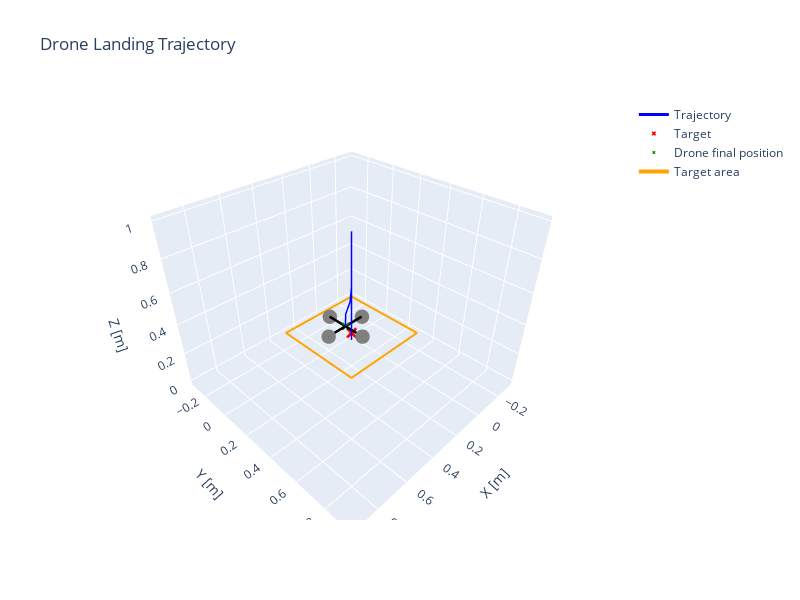

The notebook cell saved with this chart:
### Markdown cell above
# 2. Drone control in ideal case

Let's start to design of our controller in an ideal case, i.e. when the controller is having perfect information from the environment, perfect camera reading and perfect communication.

## The basics : PID control

We will control our drone based on the relative position to the target, which is :
$$
(x_{drone}-x_{target},y_{drone}-y_{target},z_{drone}-z_{target},\theta_{drone}-\theta_{target})
$$

all expressed in meter.

All dimensions : x, y, z and theta can be treated with a dedicated PID of the form :

$$
u(t) = K_p \, e(t) + K_i \int_0^t e(\tau) \, d\tau + K_d \frac{de}{dt},

where:
- u(t) is the command in cm in a direction,
- $K_p$ is the proportional gain,
- $K_i$ is the integral gain,
- $K_d$ is the derivative gain,
- e(t) is the error between the target and the drone.
$$

For sake of simplicity and visual behavior, z-axis will be treated with a **constant descent speed which prevents the drone from oscillating because of a non-constant z speed. 

## Drone model
### Linear model

Parrot Drone has position-control or stick-control modes. Position control ensures the drone reaches the correct position, but at a cost of non-constant speed, at the opposite, stick is giving a constant speed to the motors, resulting in smooth movement, which is though more subject to environmental forces such as wind.

Mathematically, a stick-control drone can be seen as "pure-integrator", it integrates the commands to give drone's position :

$$
x(t) = \int_0^t u(\tau) d\tau 
$$

The reality is a bit more complex but this will be enough to grasp the following examples.

### Landing phase

Parrot Drones can't be landed using z-speed only, it has to be put to LANDING-MODE, resulting in a direct descent to the ground, without $x/y/\theta$ control. This LANDING mode is activated in the simulation when the drone is below 40cm. 
Moreover, this landing phase in not always precise due to the fact that air from drone's rotors is pushed back to the drone itself when approaching the ground resulting in wobbles. This is simulated by adding a random normal noise to the speed vector during the landing phase :

$$
\tilde{u(k)} = u(k) + \epsilon,~\epsilon\sim \mathcal{N}(0, \sigma^2)
$$

We set $\sigma =0.1$ meaning the drone can suffer from non-negligible variations during this phase. 

## First example

PID will take the shortest x/y path and generate straight lines in absence of yaw errors, z speed is set to constant -0.2m/s. The effect of the LANDING-MODE activated at 40cm above the ground shows the difficulty to perfectly reach the center at the right time.
In this example, only $K_p$ coefficients are non zero:

### Code cell
from DroneEnv import DroneLandingEnv
from PIDCon import PIDController
from PID_run import run_pid_simulation

sim_dt = 0.1         # simulation step (10 Hz)
env = DroneLandingEnv(render_mode=None, dt=sim_dt)
controller_dt = 0.1  # controller step (1 Hz)

pid = PIDController(Kp=[2.0,2.0,2.0, 0.0], 
                    Ki=[0.0,0.0,0.0,0.0], 
                    Kd=[0.0,0.0,0.0,0.0], 
                    dt=controller_dt, 
                    integral_limit=0.5, 
                    z_fixed_speed= -0.2)

states, target = run_pid_simulation(
        env = env,
        pid = pid,
        init_mode='fixed',
        plot=True)

### Figure 1 — Plotly figure (JSON) as saved in the notebook; plotly's stock layout.template omitted (floating-point values rounded to 4 significant figures)
{"data": [{"line": {"color": "blue", "width": 3}, "mode": "lines", "name": "Trajectory", "x": [0.9295, 0.859, 0.7885, 0.7181, 0.6477, 0.5774, 0.5072, 0.4372, 0.3674, 0.2979, 0.2291, 0.1616, 0.09679, 0.03969, 0.005081, 1.306e-05, 2.23e-13, 0.0, 0.01097, 0.02617, 0.022], "y": [0.9295, 0.859, 0.7885, 0.7181, 0.6477, 0.5774, 0.5072, 0.4372, 0.3674, 0.2979, 0.2291, 0.1616, 0.09679, 0.03969, 0.005081, 1.306e-05, 2.23e-13, 0.0, -0.001525, -0.02617, -0.03275], "z": [0.9929, 0.9854, 0.9772, 0.9682, 0.9584, 0.9476, 0.9354, 0.9216, 0.9056, 0.8867, 0.8636, 0.8342, 0.7941, 0.7351, 0.6479, 0.5481, 0.4481, 0.3481, 0.2481, 0.1481, 0.04813], "type": "scatter3d"}, {"marker": {"color": "red", "size": 4, "symbol": "x"}, "mode": "markers", "name": "Target", "x": [0.0], "y": [0.0], "z": [0.0], "type": "scatter3d"}, {"marker": {"color": "green", "size": 3, "symbol": "x"}, "mode": "markers", "name": "Drone final position", "x": [0.022], "y": [-0.03275], "z": [0.04813], "type": "scatter3d"}, {"line": {"color": "black", "width": 5}, "mode": "lines", "showlegend": false, "x": [-0.128, 0.172], "y": [-0.03275, -0.03275], "z": [0.04813, 0.04813], "type": "scatter3d"}, {"line": {"color": "black", "width": 5}, "mode": "lines", "showlegend": false, "x": [0.022, 0.022], "y": [-0.1827, 0.1173], "z": [0.04813, 0.04813], "type": "scatter3d"}, {"marker": {"color": "gray", "size": 5, "symbol": "circle"}, "mode": "markers", "showlegend": false, "x": [0.172], "y": [-0.03275], "z": [0.04813], "type": "scatter3d"}, {"marker": {"color": "gray", "size": 5, "symbol": "circle"}, "mode": "markers", "showlegend": false, "x": [-0.128], "y": [-0.03275], "z": [0.04813], "type": "scatter3d"}, {"marker": {"color": "gray", "size": 5, "symbol": "circle"}, "mode": "markers", "showlegend": false, "x": [0.022], "y": [0.1173], "z": [0.04813], "type": "scatter3d"}, {"marker": {"color": "gray", "size": 5, "symbol": "circle"}, "mode": "markers", "showlegend": false, "x": [0.022], "y": [-0.1827], "z": [0.04813], "type": "scatter3d"}, {"line": {"color": "orange", "width": 4}, "mode": "lines", "name": "Target area", "x": [-0.3, 0.3, 0.3, -0.3, -0.3], "y": [-0.3, -0.3, 0.3, 0.3, -0.3], "z": [0.0, 0.0, 0.0, 0.0, 0.0], "type": "scatter3d"}], "layout": {"scene": {"xaxis": {"title": {"text": "X [m]"}}, "yaxis": {"title": {"text": "Y [m]"}}, "zaxis": {"title": {"text": "Z [m]"}}, "aspectmode": "data"}, "title": {"text": "Drone Landing Trajectory"}, "width": 800, "height": 600}}
